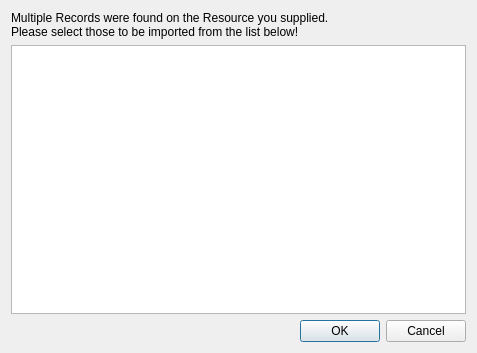
<?xml version="1.0" encoding="UTF-8"?>
<ui version="4.0">
 <class>MultipleRecordInsertDialog</class>
 <widget class="QDialog" name="MultipleRecordInsertDialog">
  <property name="geometry">
   <rect>
    <x>0</x>
    <y>0</y>
    <width>477</width>
    <height>353</height>
   </rect>
  </property>
  <property name="windowTitle">
   <string>Import multiple ISBN records</string>
  </property>
  <property name="windowIcon">
   <iconset resource="isbnimport.qrc">
    <normaloff>:/isbnimport/insert.png</normaloff>:/isbnimport/insert.png</iconset>
  </property>
  <layout class="QVBoxLayout" name="verticalLayout" stretch="0,0,0">
   <item>
    <widget class="QLabel" name="label">
     <property name="text">
      <string>Multiple Records were found on the Resource you supplied.&lt;br&gt; Please select those to be imported from the list below!</string>
     </property>
    </widget>
   </item>
   <item>
    <widget class="QListView" name="listView"/>
   </item>
   <item>
    <widget class="QDialogButtonBox" name="buttonBox">
     <property name="orientation">
      <enum>Qt::Horizontal</enum>
     </property>
     <property name="standardButtons">
      <set>QDialogButtonBox::Cancel|QDialogButtonBox::Ok</set>
     </property>
    </widget>
   </item>
  </layout>
 </widget>
 <resources>
  <include location="isbnimport.qrc"/>
 </resources>
 <connections>
  <connection>
   <sender>buttonBox</sender>
   <signal>accepted()</signal>
   <receiver>MultipleRecordInsertDialog</receiver>
   <slot>accept()</slot>
   <hints>
    <hint type="sourcelabel">
     <x>257</x>
     <y>436</y>
    </hint>
    <hint type="destinationlabel">
     <x>157</x>
     <y>274</y>
    </hint>
   </hints>
  </connection>
  <connection>
   <sender>buttonBox</sender>
   <signal>rejected()</signal>
   <receiver>MultipleRecordInsertDialog</receiver>
   <slot>reject()</slot>
   <hints>
    <hint type="sourcelabel">
     <x>325</x>
     <y>436</y>
    </hint>
    <hint type="destinationlabel">
     <x>286</x>
     <y>274</y>
    </hint>
   </hints>
  </connection>
 </connections>
</ui>
